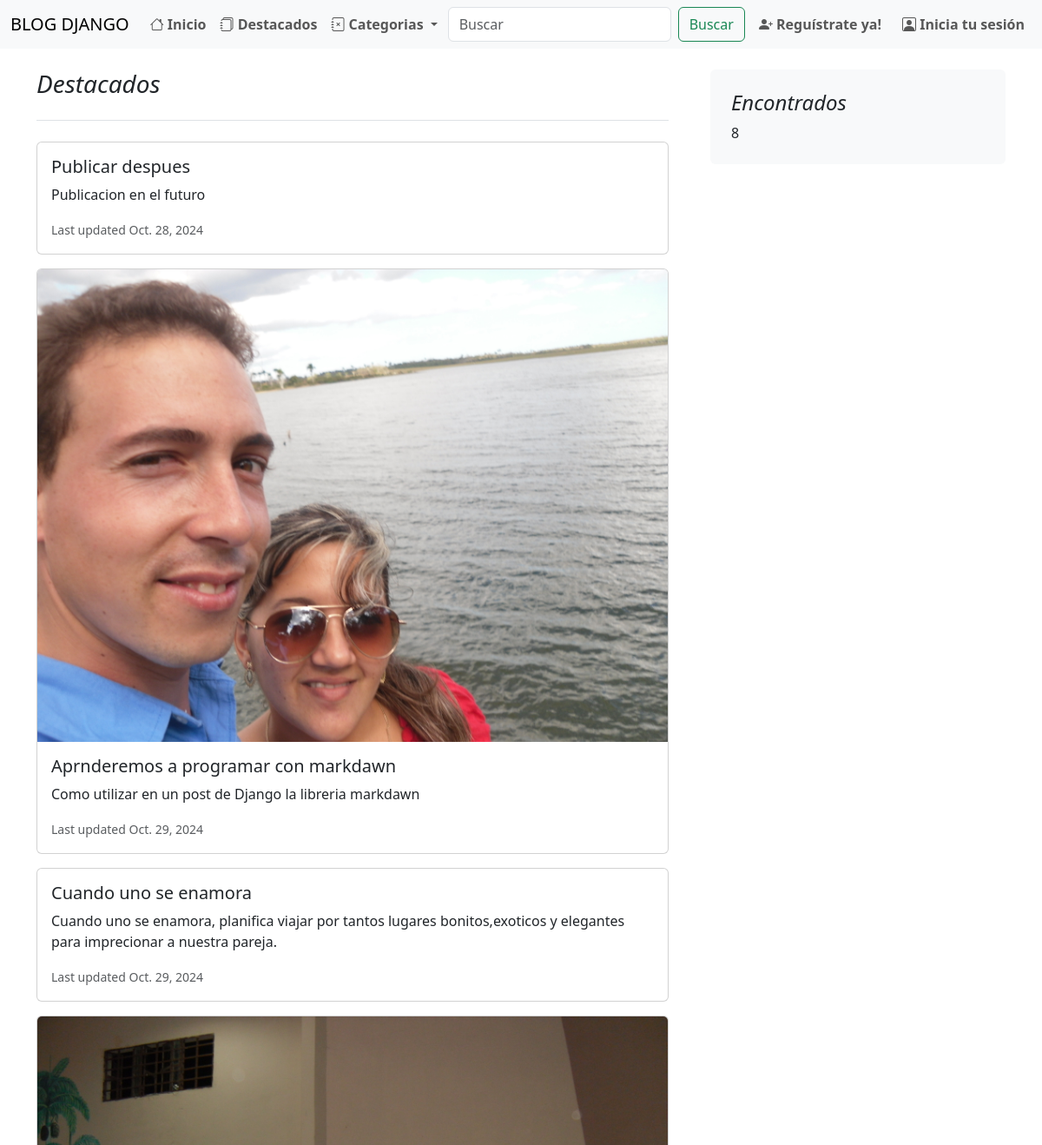
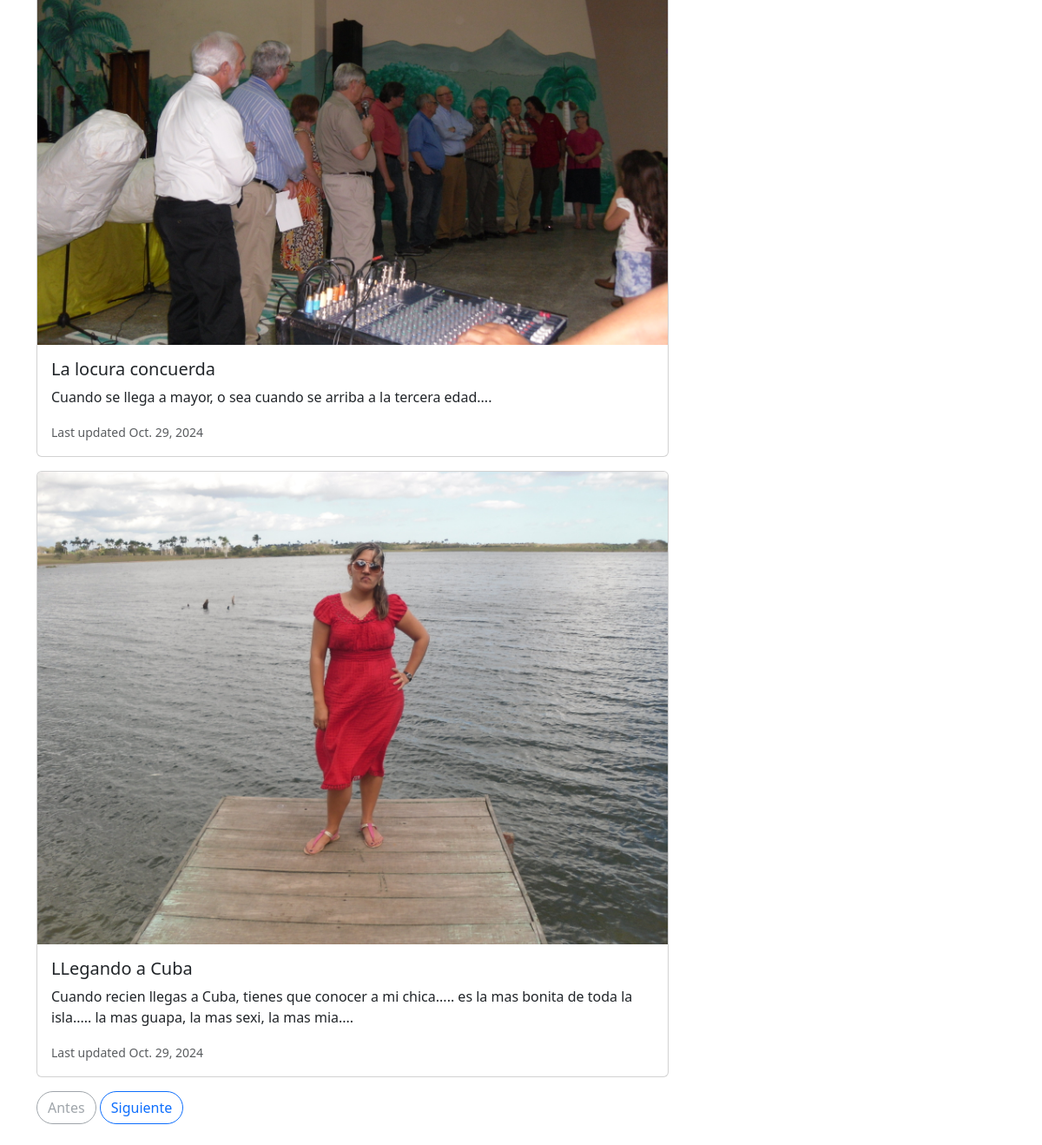
/featured/, run on the app's committed database (2 pictures, top to bottom).
### blogs/models.py (models this page shows, shortened)
class Post(models.Model):
    title = models.CharField(max_length=255)
    slug = models.SlugField(unique=True)
    overview = models.TextField()
    date_create = models.DateTimeField(auto_now_add=True)
    content = models.TextField()
    author = models.ForeignKey(settings.AUTH_USER_MODEL, on_delete=models.PROTECT)
    categories = models.ManyToManyField('Category')
    featured = models.BooleanField(default=False)
    Image = models.ImageField(upload_to= 'post_image/', blank=True, null=True)
    pub_date = models.DateTimeField(null=True, blank=True)
    class Meta:
        ordering = ['-date_create']

### blogs/views.py (the view)
# urls.py: path('featured/', views.Featured_Listview.as_view(), name='featured'),
class Featured_Listview(generic.ListView):
    model = Post
    template_name = 'blogs/results.html'
    paginate_by = 5
    def get_queryset(self):
        Query = Post.objects.filter(featured=True).filter(
        pub_date__isnull=False
    )
        return Query

### blogs/context_processors.py (called while the page is built)
def categories_processor(request):
    categories = Category.objects.all()
    return {
        'categories': categories
    }

### blogs/templates/blogs/results.html
{% extends 'base.html' %}
{% block content %}
<div class="container-xxl bd-gutter mt-3 my-md-4 bd-layout">
    <main class="container">
        <div class="row g-5">
            <div class="col-md-8">
                <h3 class="pb-4 mb-4 fst-italic border-bottom">
                    Destacados
                </h3>
                {% for post in post_list %}
                <div class="card mb-3">
                    {% if post.Image %}
                    <img src="{{ post.Image.url }}" class="card-img-top" alt="thumbnail">
                    {% endif %}
                    <div class="card-body">
                        <h5 class="card-title">{{ post.title }}</h5>
                        <p class="card-text">{{ post.overview }}</p>
                        <p class="card-text"><small class="text-muted">Last updated {{ post.pub_date.date }}</small></p>
                    </div>
                </div>
                {% endfor %}
            </div>
            <div class="col-md-4">
                <div class="position-sticky" style="top: 2rem;">
                    <div class="p-4 mb-3 bg-light rounded">
                        <h4 class="fst-italic">Encontrados</h4>
                        <p class="mb-0">{{ page_obj.paginator.count }}</p>
                    </div>
                </div>
            </div>
        </div>
        <nav class="blog-pagination" aria-label="Pagination">
            {% if page_obj.has_previous %}
                <a class="btn btn-outline-primary rounded-pill"
                   href="?page={{ page_obj.previous_page_number }}{% if query %}&search={{ query }}{% endif %}">Antes</a>
            {% else %}
                <a class="btn btn-outline-secondary rounded-pill disabled">Antes</a>
            {% endif %}
            {% if page_obj.has_next %}
                <a class="btn btn-outline-primary rounded-pill"
                   href="?page={{ page_obj.next_page_number }}{% if query %}&search={{ query }}{% endif %}">Siguiente</a>
            {% else %}
                <a class="btn btn-outline-secondary rounded-pill disabled">Siguiente</a>
            {% endif %}
        </nav>
    </main>
</div>
{% endblock %}

### blogs/templates/base.html (shortened to what this page needs)
<!DOCTYPE html>
<html lang="en">
<head>
    <link rel="stylesheet" href="https://cdn.jsdelivr.net/npm/bootstrap-icons@1.11.3/font/bootstrap-icons.min.css">
    <link href="https://cdn.jsdelivr.net/npm/bootstrap@5.3.3/dist/css/bootstrap.min.css" rel="stylesheet">
</head>
<body>
    {% include "navbar.html" %}
    {% block content %}
    {% endblock content %}
</body>
</html>

### blogs/templates/navbar.html (shortened to what this page needs)
<nav class="navbar navbar-expand-lg bg-light">
    <div class="container-fluid">
        <a class="navbar-brand" href="/">BLOG DJANGO</a>
        <div class="collapse navbar-collapse" id="navbarNav">
            <ul class="navbar-nav me-auto">
                <li class="nav-item">
                    <a class="nav-link" href="/">
                        <strong><i class="bi bi-house"></i> Inicio</strong>
                    </a>
                </li>
                <li class="nav-item">
                    <a class="nav-link" href="{% url 'blogs:featured' %}">
                        <strong><i class="bi bi-journals"></i> Destacados</strong>
                    </a>
                </li>
                <li class="nav-item dropdown">
                    <a class="nav-link dropdown-toggle" href="#" role="button" data-bs-toggle="dropdown" aria-expanded="false">
                        <strong><i class="bi bi-journal-x"></i> Categorias</strong>
                    </a>
                </li>
            </ul>
        </div>
        <ul class="navbar-nav auth">
            <form class="d-flex" role="search" action="{% url 'blogs:search' %}" method="get">
                <input name="search" class="form-control me-2" type="search" placeholder="Buscar" aria-label="Search">
                <button class="btn btn-outline-success" type="submit">Buscar</button>
            </form>
            {% if user.is_authenticated %}
                <li class="nav-item">
                    <a class="nav-link btn btn-outline-primary ms-2" href="{% url 'logout' %}">
                        <strong><i class="bi bi-person-lock"></i> Cerrar sesión</strong>
                    </a>
                </li>
            {% else %}
                <li class="nav-item">
                    <a class="nav-link btn btn-outline-primary ms-2" href="{% url 'users:registration' %}">
                        <strong><i class="bi bi-person-plus-fill"></i> Reguístrate ya!</strong>
                    </a>
                </li>
                <li class="nav-item">
                    <a class="nav-link btn btn-outline-primary ms-2" href="{% url 'login' %}">
                        <strong><i class="bi bi-person-square"></i> Inicia tu sesión</strong>
                    </a>
                </li>
            {% endif %}
        </ul>
    </div>
</nav>

### data on the page
Post: title "Publicar despues", overview "Publicacion en el futuro", pub_date "Oct. 28, 2024"
Post: Image (picture), title "Aprnderemos a programar con markdawn", overview "Como utilizar en un post de Django la libreria markdawn", pub_date "Oct. 29, 2024"
Post: title "Cuando uno se enamora", overview "Cuando uno se enamora, planifica viajar por tantos lugares bonitos,exoticos y elegantes para imprecionar a nuestra pareja.", pub_date "Oct. 29, 2024"
Post: Image (picture), title "La locura concuerda", overview "Cuando se llega a mayor, o sea cuando se arriba a la tercera edad....", pub_date "Oct. 29, 2024"
Post: Image (picture), title "LLegando a Cuba", overview "Cuando recien llegas a Cuba, tienes que conocer a mi chica..... es la mas bonita de toda la isla..... la mas guapa, la mas sexi, la mas mia....", pub_date "Oct. 29, 2024"

### other printed values
{{ page_obj.paginator.count }} "8"
